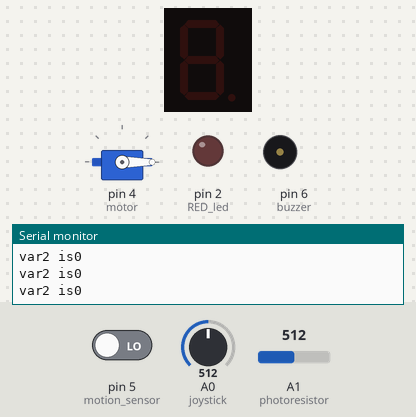
Recording of a sketch running on a simulated Arduino Uno, built with avr-gcc and run on an emulated ATmega328P. On the bench: 1-digit seven-segment display, servo, output pins drawn as LEDs (lit = HIGH), buzzer (waves = sounding), the last lines printed to the serial monitor. Wiring (inferred from the names in the program): 1-digit 7-segment display, segments lit when HIGH: segments pin 13, pin 12, pin 11, pin 10, pin 9, pin 8, pin 7. The test bench sets the inputs (shaded band); at power-on: A0 (joystick) = 512, pin 5 (motion_sensor) LOW, A1 (photoresistor) = 512. The segment pins are drawn as the display they are named for; pins used as bus, display or sensor lines are not drawn.

Above: at 2.2 s.
2.3 s: A0 (joystick) set to 535
5.3 s: pin 5 (motion_sensor) driven HIGH
At 6.3 s:
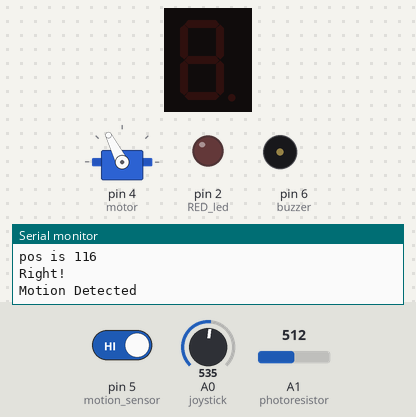
11.3 s: pin 5 (motion_sensor) driven LOW
At 14.0 s:
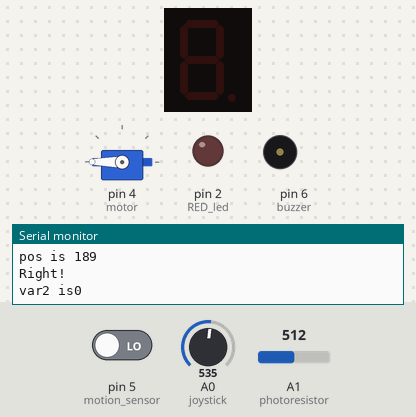
14.3 s: A1 (photoresistor) set to 144
15.8 s: A1 (photoresistor) set to 123
At 17.0 s:
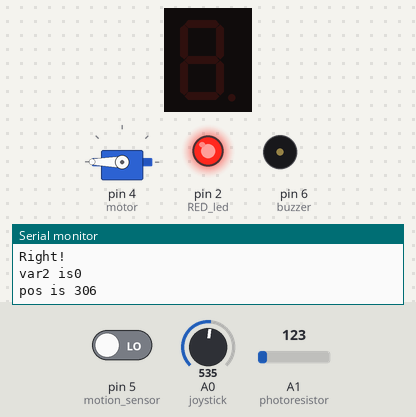
17.3 s: pin 5 (motion_sensor) driven HIGH
At 23.86 s:
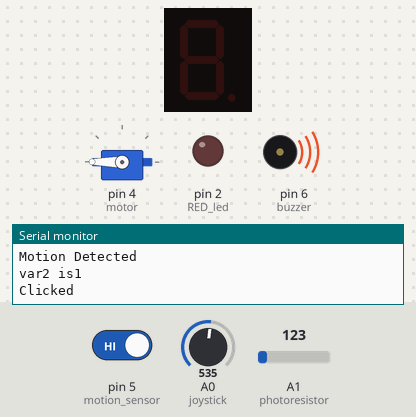
Timing chart, 0 to 24.1 s (numbered marks = the images above; inputs shaded):
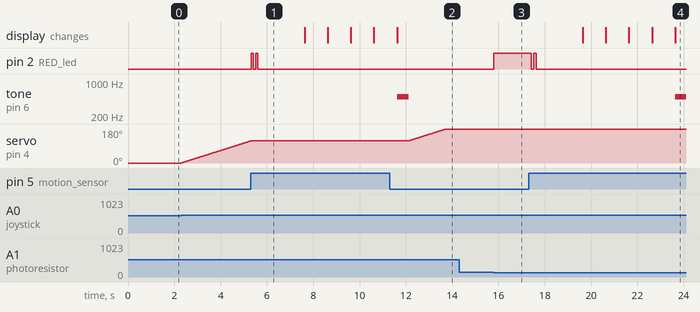

Measured:
- the behaviour switches between 130 and 129 on A1 (photoresistor) (found by bisection; images 2 and 3)
- after the input at 2.3 s, servo on pin 4 (motor): moves from 0° to 117° over 3.0 s, starting at once
- after the input at 5.3 s, pin 2 (RED_led): alternates HIGH for 0.10 s and LOW for 0.10 s, 4 changes in all, then stays LOW, starting at once; servo on pin 4 (motor): stays 117° (without the input it goes to 118° after 0.02 s)
- after the input at 11.3 s, pin 2 (RED_led): stops changing and stays LOW
- after the input at 15.8 s, pin 2 (RED_led): LOW → HIGH at once
- after the input at 17.3 s, pin 2 (RED_led): HIGH → LOW after 0.13 s, → HIGH 0.10 s later, → LOW 0.10 s later; tone on pin 6 (buzzer): silent → 500 Hz after 6.3 s; the display: first changes after 2.3 s (image 4 shows a later state)

The sketch:

sketch_dec12a.ino
```cpp
#include <Servo.h>


int A = 13;
int B = 12;
int C = 11;
int D = 10;
int E = 9;
int F = 8;
int G = 7;

int buzzer = 6;
int motion_sensor = 5;
int joystick = A0; //VRx
int photoresistor = A1;
int motor = 4;

int joy_click = 3;
int RED_led = 2;

int LRMID = 0;
int MID = 10;
int LR = 0;
int state = LOW;

int var1 = 0; // for motion sensor reads
int var2 = 0; //for joystick click reads

int pos = 0; // for servo

int photo_sensor_val = 0;


Servo servo; //servo object


//move the servo 90 degrees
void move90Degrees(){
  // moves servo from 0 degrees to 90 degrees
  for (; pos <= 90; pos += 1) {
    // in steps of 1 degree
    servo.write(pos); // tell servo to go to position in variable 'pos'
    delay(15); // waits 15ms for the servo to reach the position
  }
}


//move the servo 90 degrees
void moveBack(){
  // moves servo from 0 degrees to 90 degrees
  for (; pos >= 0; pos -= 1) {
    // in steps of 1 degree
    servo.write(pos); // tell servo to go to position in variable 'pos'
    delay(15); // waits 15ms for the servo to reach the position
  }
}


void setup() {
  // put your setup code here, to run once:

  Serial.begin(115200);
  pinMode(A, OUTPUT);
  pinMode(B, OUTPUT);
  pinMode(C, OUTPUT);
  pinMode(D, OUTPUT);
  pinMode(E, OUTPUT);
  pinMode(F, OUTPUT);
  pinMode(G, OUTPUT);
  pinMode(RED_led, OUTPUT);

  pinMode(buzzer, OUTPUT);
  pinMode(motor, OUTPUT);

  pinMode(motion_sensor, INPUT);
  pinMode(joystick, INPUT);
  pinMode(photoresistor, INPUT);
  pinMode(joy_click, INPUT);


  LRMID = analogRead(joystick);

  servo.attach(motor);
  servo.write(pos);
  delay(1000);
}

void loop() {
  // put your main code here, to run repeatedly:

  //motion sensor code
  var1 = digitalRead(motion_sensor);
  if(var1 == HIGH){ //activation code
    Serial.println("Motion Detected");
    digitalWrite(RED_led, HIGH);
    delay(100);
    digitalWrite(RED_led, LOW);
    delay(100);
    digitalWrite(RED_led, HIGH);
    delay(100);
    digitalWrite(RED_led, LOW);
    delay(2000);
    if(state == LOW){
      state = HIGH;
    }
  }
  else{ //non-activation code
    if(state == HIGH){
      state = LOW;
    }
  noTone(buzzer);
  }


  //7-segment and buzzer code
  var2 = digitalRead(motion_sensor);
  Serial.print("var2 is");
  Serial.println(var2);
  delay(10);
  if(var2 == HIGH){
    Serial.println("Clicked");
    //3
    digitalWrite(A, HIGH);
    digitalWrite(B, HIGH);
    digitalWrite(C, HIGH);
    digitalWrite(D, HIGH);
    digitalWrite(G, HIGH);
    delay (1000);
    digitalWrite(C, LOW);

    //2
    digitalWrite(A, HIGH);
    digitalWrite(B, HIGH);
    digitalWrite(G, HIGH);
    digitalWrite(E, HIGH);
    digitalWrite(D, HIGH);
    delay(1000);
    digitalWrite(A, LOW);
    digitalWrite(G, LOW);
    digitalWrite(E, LOW);
    digitalWrite(D, LOW);

    //1
    digitalWrite(B, HIGH);
    digitalWrite(C, HIGH);
    delay(1000);

    //0
    digitalWrite(A, HIGH);
    digitalWrite(B, HIGH);
    digitalWrite(C, HIGH);
    digitalWrite(D, HIGH);
    digitalWrite(E, HIGH);
    digitalWrite(F, HIGH);
    delay(1000);
    digitalWrite(A, LOW);
    digitalWrite(B, LOW);
    digitalWrite(C, LOW);
    digitalWrite(D, LOW);
    digitalWrite(E, LOW);
    digitalWrite(F, LOW);

    tone(buzzer, 500);
    delay(500);
    noTone(buzzer);

    var2= LOW;
  }


  //joy stick to motor code
  LR = analogRead(joystick);
  if (LR > LRMID + MID) { //right
    Serial.print("pos is ");
    Serial.println(pos);
    if(pos < 360){
      Serial.println("Right!");
      pos++;
      servo.write(pos); // tell servo to go to position in variable 'pos'
      delay(15); // waits 15ms for the servo to reach the position
    }
  }

  if (LR < LRMID - MID) { //left
      Serial.print("pos is ");
      Serial.println(pos);
      if(pos > 0){
        Serial.println("Left!");
        pos--;
        servo.write(pos); // tell servo to go to position in variable 'pos'
        delay(15); // waits 15ms for the servo to reach the position
    }
  }


  //photo resistor code
  photo_sensor_val = analogRead(photoresistor);
  if(photo_sensor_val < 130){
    digitalWrite(RED_led, HIGH);
  }
  else {
    digitalWrite(RED_led, LOW);
  }

  //delay(30);


}
```
